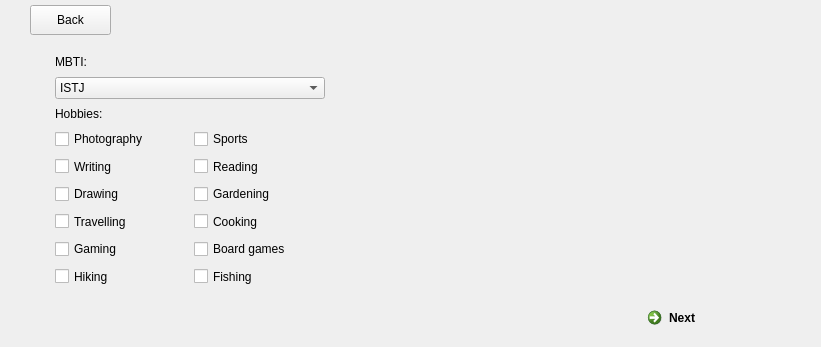
      <widget class="QWidget" name="reg_page2">
       <widget class="QWidget" name="horizontalWidget_2" native="true">
        <property name="geometry">
         <rect>
          <x>30</x>
          <y>30</y>
          <width>601</width>
          <height>281</height>
         </rect>
        </property>
        <property name="sizePolicy">
         <sizepolicy hsizetype="Fixed" vsizetype="Fixed">
          <horstretch>0</horstretch>
          <verstretch>0</verstretch>
         </sizepolicy>
        </property>
        <property name="minimumSize">
         <size>
          <width>600</width>
          <height>280</height>
         </size>
        </property>
        <layout class="QHBoxLayout" name="horizontalLayout_5">
         <property name="leftMargin">
          <number>0</number>
         </property>
         <property name="topMargin">
          <number>0</number>
         </property>
         <property name="rightMargin">
          <number>0</number>
         </property>
         <property name="bottomMargin">
          <number>0</number>
         </property>
         <item>
          <widget class="QWidget" name="nameInput2" native="true">
           <property name="sizePolicy">
            <sizepolicy hsizetype="Fixed" vsizetype="Fixed">
             <horstretch>0</horstretch>
             <verstretch>0</verstretch>
            </sizepolicy>
           </property>
           <property name="minimumSize">
            <size>
             <width>320</width>
             <height>270</height>
            </size>
           </property>
           <layout class="QVBoxLayout" name="verticalLayout_4">
            <property name="spacing">
             <number>8</number>
            </property>
            <property name="leftMargin">
             <number>25</number>
            </property>
            <property name="topMargin">
             <number>25</number>
            </property>
            <property name="rightMargin">
             <number>25</number>
            </property>
            <property name="bottomMargin">
             <number>25</number>
            </property>
            <item>
             <widget class="QLabel" name="label_8">
              <property name="sizePolicy">
               <sizepolicy hsizetype="Preferred" vsizetype="Fixed">
                <horstretch>0</horstretch>
                <verstretch>0</verstretch>
               </sizepolicy>
              </property>
              <property name="text">
               <string>MBTI:</string>
              </property>
             </widget>
            </item>
            <item>
             <widget class="QComboBox" name="MBTI">
              <item>
               <property name="text">
                <string>ISTJ</string>
               </property>
              </item>
              <item>
               <property name="text">
                <string>ISFJ</string>
               </property>
              </item>
              <item>
               <property name="text">
                <string>INFJ</string>
               </property>
              </item>
              <item>
               <property name="text">
                <string>INTJ</string>
               </property>
              </item>
              <item>
               <property name="text">
                <string>ISTP</string>
               </property>
              </item>
              <item>
               <property name="text">
                <string>ISFP</string>
               </property>
              </item>
              <item>
               <property name="text">
                <string>INFP</string>
               </property>
              </item>
              <item>
               <property name="text">
                <string>INTP</string>
               </property>
              </item>
              <item>
               <property name="text">
                <string>ESTP</string>
               </property>
              </item>
              <item>
               <property name="text">
                <string>ESFP</string>
               </property>
              </item>
              <item>
               <property name="text">
                <string>ENFP</string>
               </property>
              </item>
              <item>
               <property name="text">
                <string>ENTP</string>
               </property>
              </item>
              <item>
               <property name="text">
                <string>ESTJ</string>
               </property>
              </item>
              <item>
               <property name="text">
                <string>ESFJ</string>
               </property>
              </item>
              <item>
               <property name="text">
                <string>ENFJ</string>
               </property>
              </item>
              <item>
               <property name="text">
                <string>ENTJ</string>
               </property>
              </item>
             </widget>
            </item>
            <item>
             <widget class="QLabel" name="label_9">
              <property name="sizePolicy">
               <sizepolicy hsizetype="Preferred" vsizetype="Fixed">
                <horstretch>0</horstretch>
                <verstretch>0</verstretch>
               </sizepolicy>
              </property>
              <property name="text">
               <string>Hobbies:</string>
              </property>
             </widget>
            </item>
            <item>
             <layout class="QGridLayout" name="gridLayout">
              <item row="1" column="1">
               <widget class="QCheckBox" name="reading">
                <property name="text">
                 <string>Reading</string>
                </property>
               </widget>
              </item>
              <item row="2" column="1">
               <widget class="QCheckBox" name="gardening">
                <property name="text">
                 <string>Gardening</string>
                </property>
               </widget>
              </item>
              <item row="3" column="1">
               <widget class="QCheckBox" name="cooking">
                <property name="text">
                 <string>Cooking</string>
                </property>
               </widget>
              </item>
              <item row="2" column="0">
               <widget class="QCheckBox" name="drawing">
                <property name="text">
                 <string>Drawing</string>
                </property>
               </widget>
              </item>
              <item row="0" column="0">
               <widget class="QCheckBox" name="photography">
                <property name="text">
                 <string>Photography</string>
                </property>
                <property name="checked">
                 <bool>false</bool>
                </property>
               </widget>
              </item>
              <item row="1" column="0">
               <widget class="QCheckBox" name="writing">
                <property name="text">
                 <string>Writing</string>
                </property>
               </widget>
              </item>
              <item row="3" column="0">
               <widget class="QCheckBox" name="travelling">
                <property name="text">
                 <string>Travelling</string>
                </property>
               </widget>
              </item>
              <item row="0" column="1">
               <widget class="QCheckBox" name="sports">
                <property name="text">
                 <string>Sports</string>
                </property>
               </widget>
              </item>
              <item row="4" column="0">
               <widget class="QCheckBox" name="gaming">
                <property name="text">
                 <string>Gaming</string>
                </property>
               </widget>
              </item>
              <item row="4" column="1">
               <widget class="QCheckBox" name="board_games">
                <property name="text">
                 <string>Board games</string>
                </property>
               </widget>
              </item>
              <item row="5" column="0">
               <widget class="QCheckBox" name="hiking">
                <property name="text">
                 <string>Hiking</string>
                </property>
               </widget>
              </item>
              <item row="5" column="1">
               <widget class="QCheckBox" name="fishing">
                <property name="text">
                 <string>Fishing</string>
                </property>
               </widget>
              </item>
             </layout>
            </item>
           </layout>
          </widget>
         </item>
         <item>
          <spacer name="horizontalSpacer_5">
           <property name="orientation">
            <enum>Qt::Horizontal</enum>
           </property>
           <property name="sizeHint" stdset="0">
            <size>
             <width>40</width>
             <height>20</height>
            </size>
           </property>
          </spacer>
         </item>
        </layout>
       </widget>
       <widget class="QCommandLinkButton" name="next2">
        <property name="geometry">
         <rect>
          <x>640</x>
          <y>300</y>
          <width>172</width>
          <height>38</height>
         </rect>
        </property>
        <property name="sizePolicy">
         <sizepolicy hsizetype="Fixed" vsizetype="Preferred">
          <horstretch>0</horstretch>
          <verstretch>0</verstretch>
         </sizepolicy>
        </property>
        <property name="minimumSize">
         <size>
          <width>20</width>
          <height>0</height>
         </size>
        </property>
        <property name="text">
         <string>Next</string>
        </property>
       </widget>
       <widget class="QPushButton" name="back1">
        <property name="geometry">
         <rect>
          <x>30</x>
          <y>5</y>
          <width>81</width>
          <height>30</height>
         </rect>
        </property>
        <property name="sizePolicy">
         <sizepolicy hsizetype="Fixed" vsizetype="Fixed">
          <horstretch>0</horstretch>
          <verstretch>0</verstretch>
         </sizepolicy>
        </property>
        <property name="minimumSize">
         <size>
          <width>30</width>
          <height>30</height>
         </size>
        </property>
        <property name="text">
         <string>Back</string>
        </property>
       </widget>
       <zorder>back1</zorder>
       <zorder>horizontalWidget_2</zorder>
       <zorder>next2</zorder>
      </widget>
